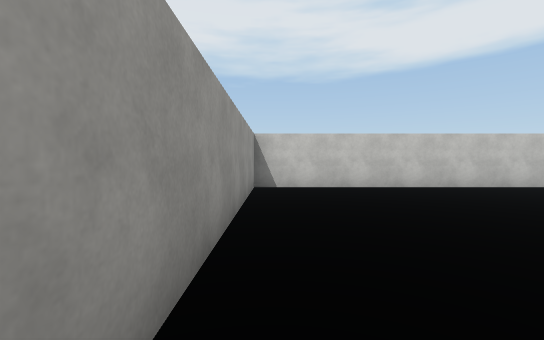
[1] (above)

17 first-person views from a walk through a Unity game level. The camera is 1.5 m above the floor, tilts 2° down and sees 90° across. The floor is counted in squares, 2 m on a side. Each view is taken from the middle of a square. On the plan, view 1 faces up. The plan holds only what a view shows up to about 10 squares ahead; the rest is blank. The player is left out. Surface patterns are stand-ins for the level's own textures.

[2]
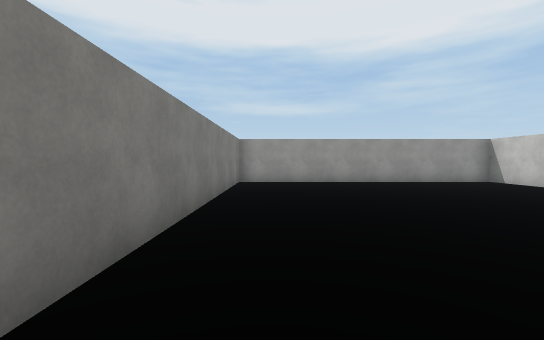

[3]
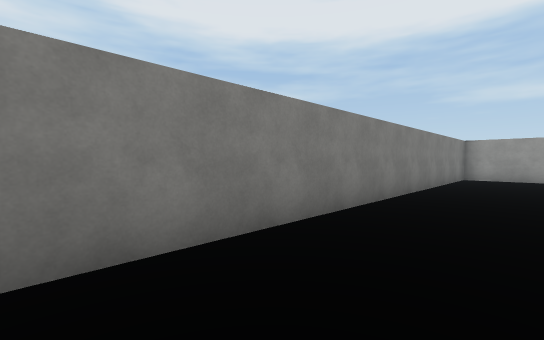

[4]
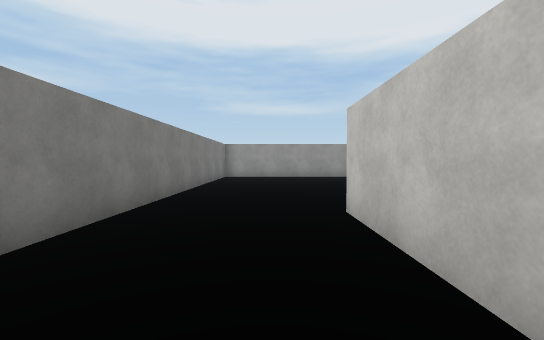

[5]
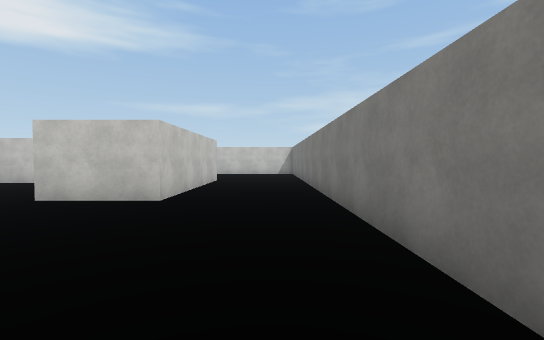

[6]
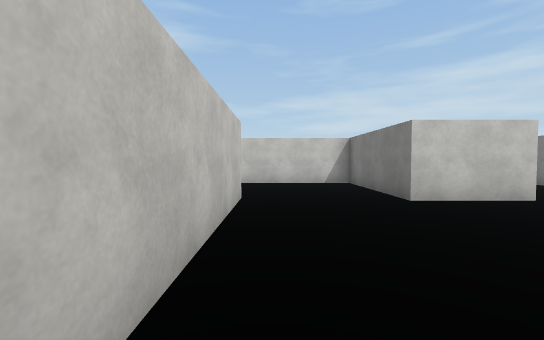

[7]
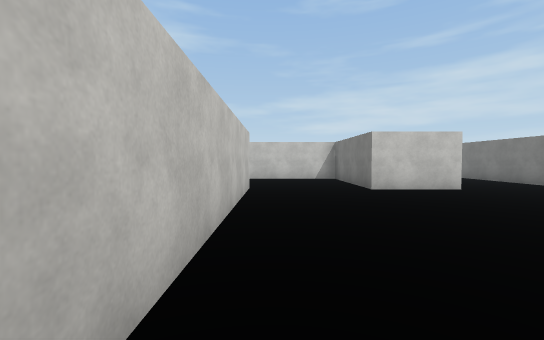

[8]
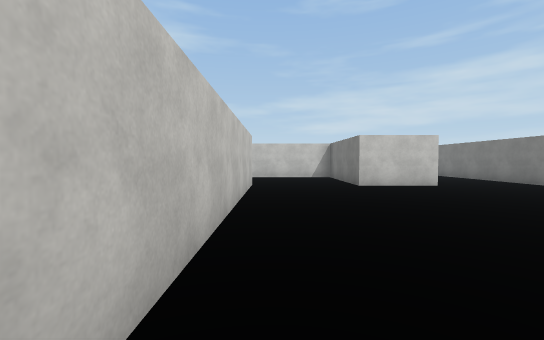

[9]
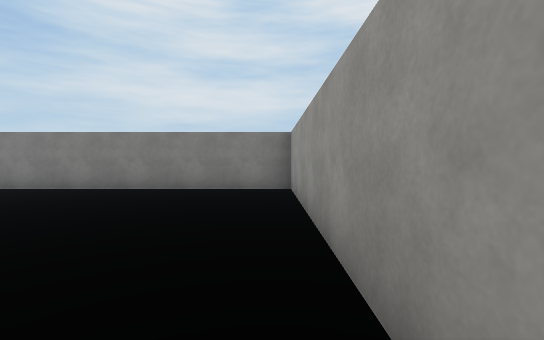

[10]
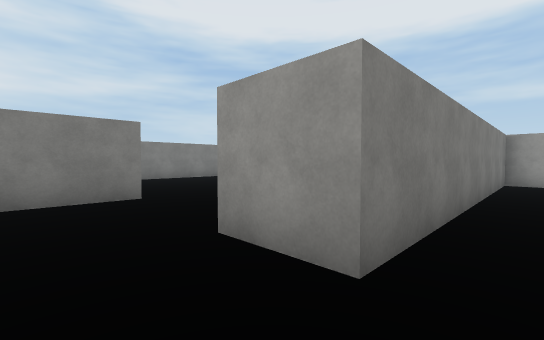

[11]
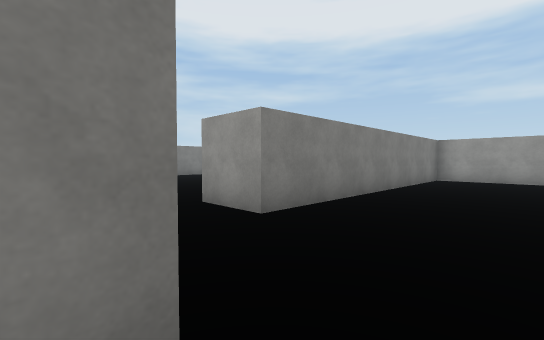

[12]
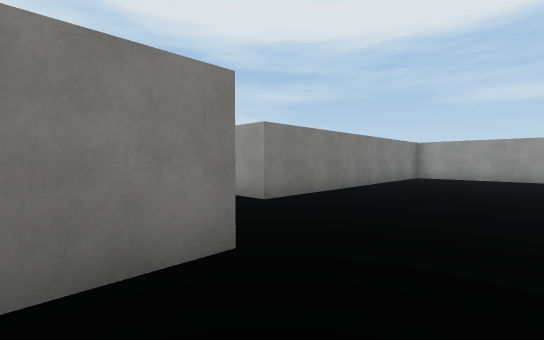

[13]
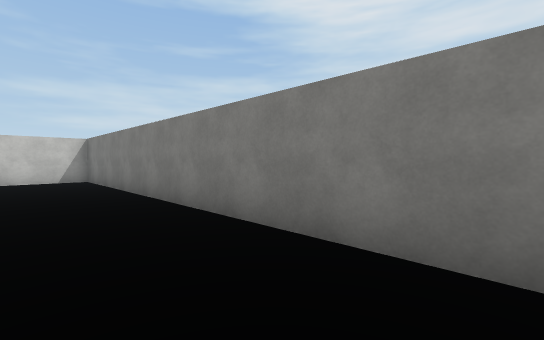

[14]
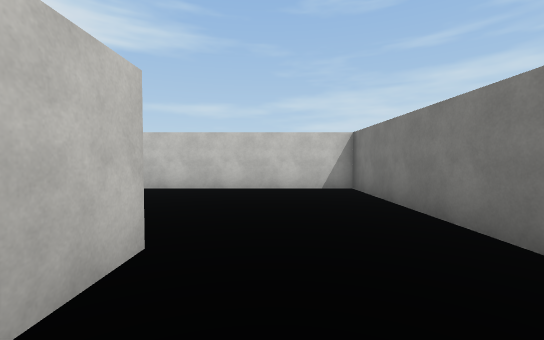

[15]
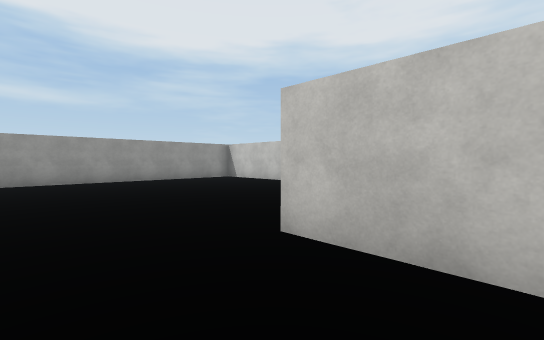

[16]
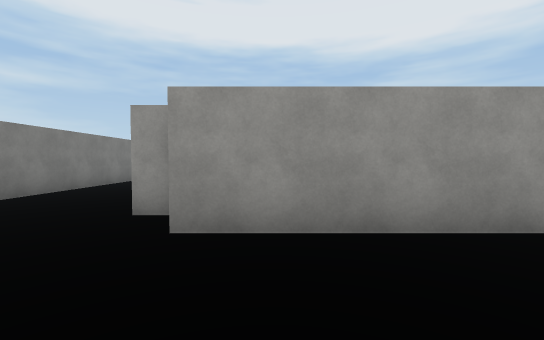

[17]
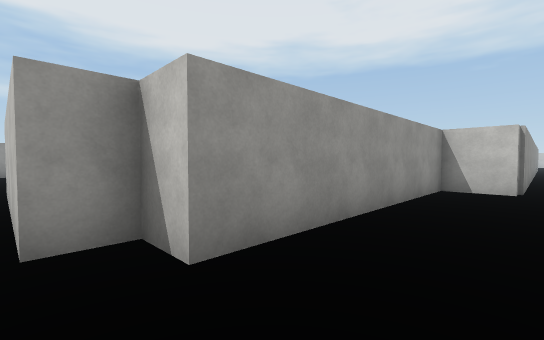

### Floor plan
Points are (right, up) in squares from view 1. A wall is a line through its corners. A room is listed if a view was taken in it or the views show most of it. See-through windows are left out.
Room 1 (views 1, 2, 3, 4, 5, 6, 7, 8, 9, 13, 14, 15, 16, 17)
walls: (15.7, 15.8) (15.7, 9.7) (14.2, 9.7) (14.2, 2.9) (13.3, 2.9) (13.3, 2.1) (8, 2.1) (8, 4.4) (12.1, 4.4) (12.1, 9.1); (8.4, 9.2) (8.4, 7.6) (-0.5, 7.6) (-0.5, -1.1) (18.2, -1.1) (18.2, 4.5)
Room 2 (view 10)
walls: (-0.5, 13) (-0.5, 9.2) (8.4, 9.2)
ways out: opening at (11.5, 12.5) to room 3
Room 3 (views 11, 12)
walls: (10.5, 11.2) (12.1, 11.2)
ways out: opening at (11.5, 12.5) to room 2

Where each view was taken, in squares from view 1:
view 1: 0 up, 0 right, facing up
view 2: 0 up, 9 right, facing left
view 3: 1 up, 12 right, facing down-left
view 4: 1 up, 12 right, facing left
view 5: 0 up, 3 right, facing right
view 6: 7 up, 3 right, facing right
view 7: 7 up, 1 right, facing right
view 8: 7 up, 0 right, facing right
view 9: 6 up, 0 right, facing down
view 10: 10 up, 10 right, facing down-left
view 11: 12 up, 11 right, facing down-left
view 12: 13 up, 12 right, facing down-left
view 13: 1 up, 7 right, facing down-right
view 14: 1 up, 11 right, facing right
view 15: 0 up, 10 right, facing up-left
view 16: 4 up, 17 right, facing left
view 17: 2 up, 16 right, facing up-left
